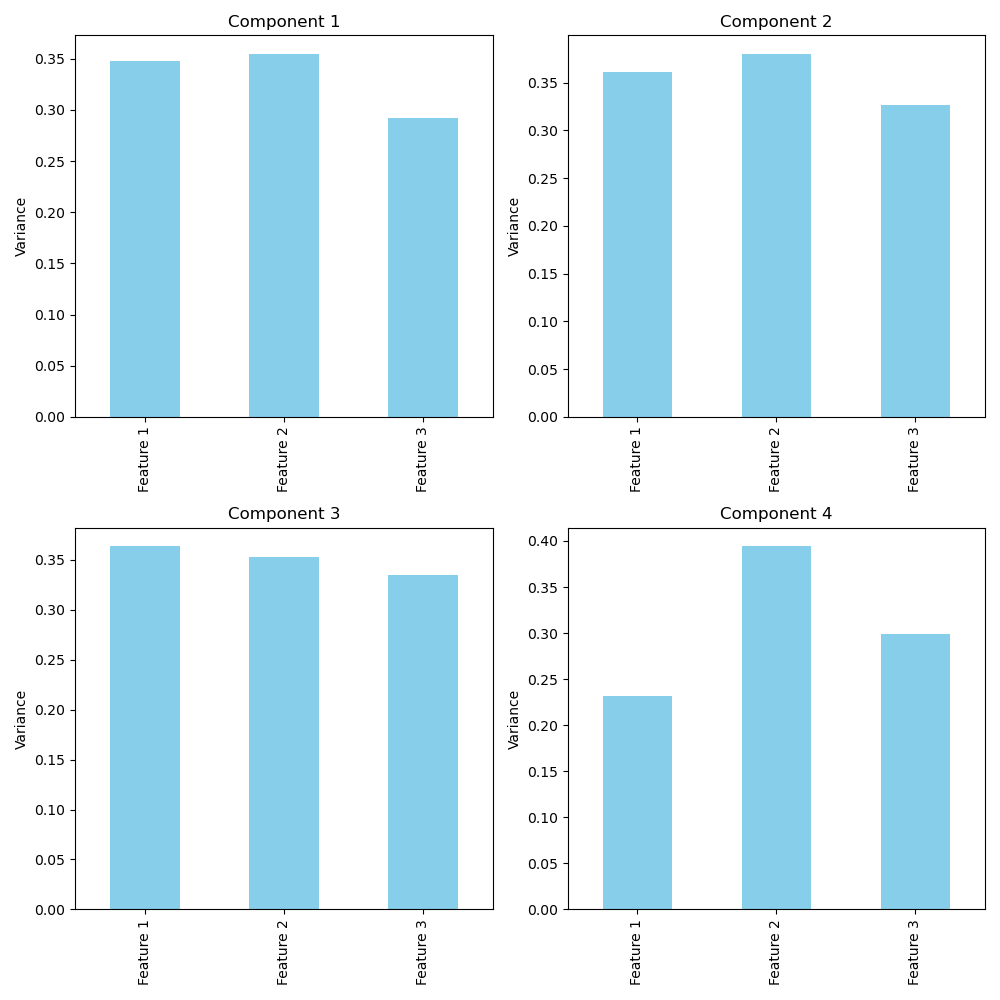

The script that saved this image:
# Import necessary libraries
from mpl_toolkits.mplot3d import Axes3D
from sklearn.datasets import make_blobs
import matplotlib.pyplot as plt
from sklearn.mixture import GaussianMixture


import numpy as np
import pandas as pd
import matplotlib.pyplot as plt
from sklearn.datasets import make_blobs
from sklearn.mixture import GaussianMixture

# Generate synthetic data with 3 features
X, y_true = make_blobs(n_samples=400, centers=4, cluster_std=0.60, n_features=3, random_state=0)

# Fit a Gaussian Mixture Model
gmm = GaussianMixture(n_components=4)
gmm.fit(X)

# Extract the variances and create a DataFrame for visualization
variances = np.array([np.diag(cov_mat) for cov_mat in gmm.covariances_])
df_variances = pd.DataFrame(variances, columns=[f"Feature {i + 1}" for i in range(variances.shape[1])])

# Create a bar plot for each component
fig, axes = plt.subplots(nrows=2, ncols=2, figsize=(10, 10))

for i, ax in enumerate(axes.flatten()):
    df_variances.loc[i].plot(kind='bar', ax=ax, color='skyblue')
    ax.set_title(f"Component {i + 1}")
    ax.set_ylabel("Variance")

plt.tight_layout()



plt.savefig('plottest.png')

# plt.show()
